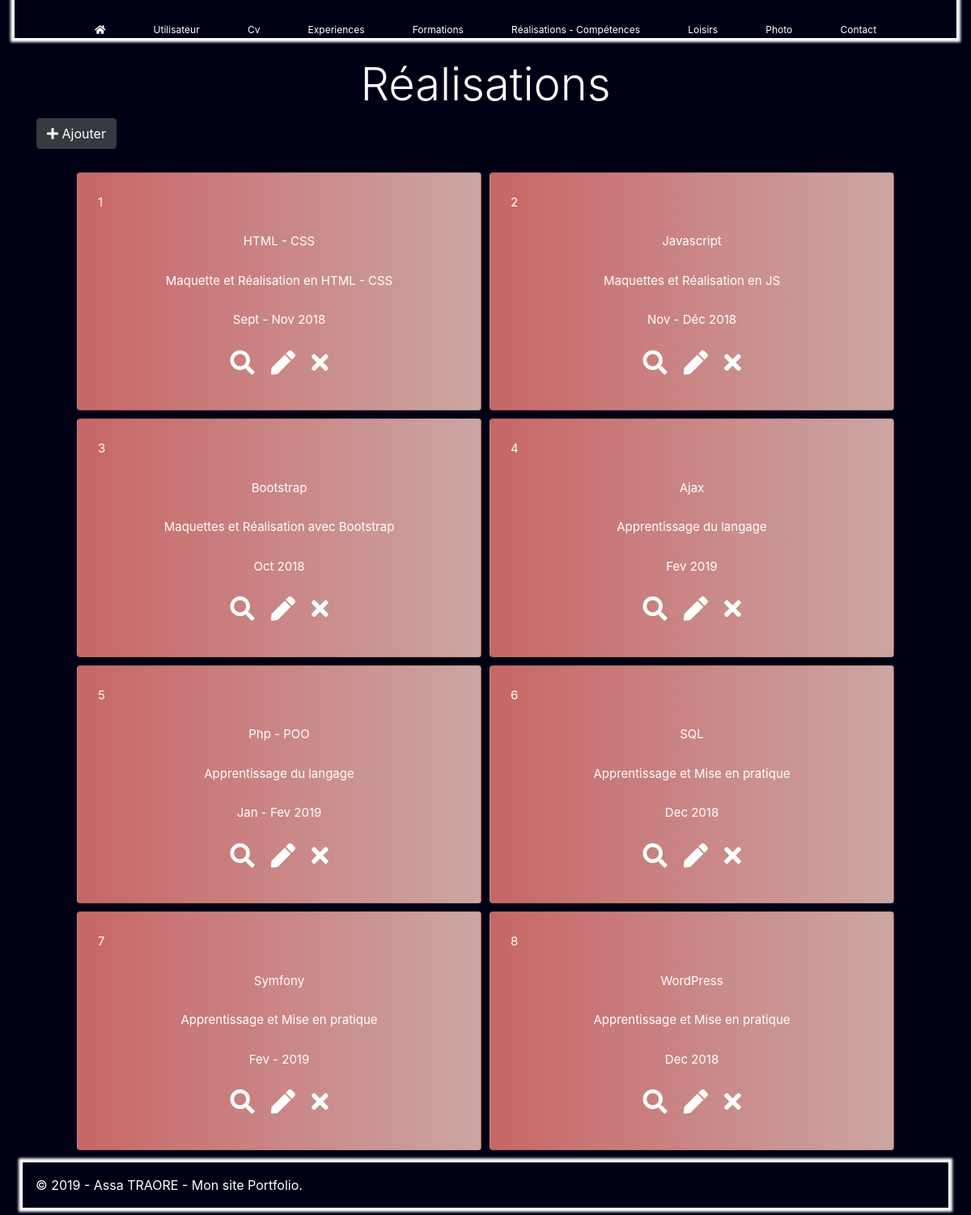
/admin/realisations.php, run on the app's committed database.
### tables this page shows
CREATE TABLE `realisations` (
  `id_realisations` int(3) NOT NULL,
  `competences` varchar(50) DEFAULT NULL,
  `description` text,
  `date_rea` varchar(50) DEFAULT NULL
);

### admin/controller/RealisationsController.php (called while the page is built, shortened)
<?php
class RealisationsController
{
    private $db;
    public function __construct()
    {
        $this->db = new \model\EntityRealisationsRepository;
    }
    public function handlerRequest()
    {
        try
        {
            $op = isset($_GET['op']) ? $_GET['op'] : NULL;
            if ($op == 'add' || $op == 'update') $this->save($op);
            elseif($op == 'select')$this->select();
            elseif($op == 'delete')$this->delete();
            else $this->selectAll();
        }
        catch(Exception $e)
        {
            throw new Exception($e->getMassage());
        }
    }
    public function render($layout, $template, $parameters = array())
    {
        extract($parameters);
        require "view/$template";
        return ob_end_flush();
    }
    public function selectAll()
    {
        $this->render('layout.php', 'donnees.php', array(
            'title'=>'Réalisations',
            'donnees'=>$this->db->selectAll(),
            'fields' =>$this->db->getFields(),
            'id' => 'id_' . $this->db->table
        ));
     }
}

### admin/realisations.php (called while the page is built, shortened)
<?php
$controller = new Controller\RealisationsController;
$controller->handlerRequest();

### admin/model/EntityRealisationsRepository.php (called while the page is built, shortened)
<?php
class EntityRealisationsRepository
{
    private $db;
    public $table;
    public function getDb()
    {
        if (!$this->db)
        {
            try {
                $xml = simplexml_load_file('app/config.xml');
                $this->table = $xml->table7;
                try
                {
                    $this->db = new \PDO("mysql:dbname=". $xml->db . ";host=" . $xml->host, $xml->user, $xml->password, array(\PDO::ATTR_ERRMODE =>\PDO::ERRMODE_EXCEPTION));
                }
                catch (\PDOException $e) {
                    die('Problème de connexion BDD' . $e->getMessage());
                }
            }
            catch (\PDOException $e) {
                die('Problème de fichier XML manquant'. $e->getMessage());
            }
        }
        return $this->db;
    }
    public function selectAll()
    {
        $q = $this->getDb()->query("SELECT * FROM " . $this->table);
        $r = $q->fetchAll(\PDO::FETCH_ASSOC);
        return $r;
    }
}

### admin/view/donnees.php (the view, shortened to what this page needs)
<div>
    <a href="?op=add" class="btn btn-larg btn-dark"><i class="fas fa-plus"></i> Ajouter</a>
    <br>
</div> <br>
<div class="row justify-content-center">
    <?php
    foreach ($donnees as $value) :
        ?>
        <div class="card">
            <div class="card-body">
                <div>
                    <p class="text-left">
                        <?= implode('</p><p>', $value) ?>
                    </p>
                    <p class="text-center">
                        <span class="p-2"> <a href="?op=select&id=<?= $value[$id] ?>"><i class="fas fa-search fa-2x"></i></a></span>
                        <span class="p-2"> <a href="?op=update&id=<?= $value[$id] ?>"><i class="fas fa-pen fa-2x"></i></a></span>
                        <span class="p-2"> <a href="?op=delete&id=<?= $value[$id] ?>"><i class="fas fa-times fa-2x"></i></a></span>
                    </p>
                </div>
            </div>
        </div>
    <?php endforeach; ?>
</div>

### admin/app/style.php (style rules this page uses)
body { background: #000014; color: white; width: 97%; margin: 0 auto; }
a { color: inherit; text-decoration: none; }
i { color: white; }
.card { background: linear-gradient(to left, rgb(204, 166, 164), rgb(199, 102, 102)); background: ; border-radius: 3px solid #000014; width: 500px; margin: 5px; }
.card p { text-align: center; font-size: 15px; padding: 5px; }

### data on the page
realisations: value "1 HTML - CSS Maquette et Réalisation en HTML - CSS Sept - Nov 2018"
realisations: value "2 Javascript Maquettes et Réalisation en JS Nov - Déc 2018"
realisations: value "3 Bootstrap Maquettes et Réalisation avec Bootstrap Oct 2018"
realisations: value "4 Ajax Apprentissage du langage Fev 2019"
realisations: value "5 Php - POO Apprentissage du langage Jan - Fev 2019"
realisations: value "6 SQL Apprentissage et Mise en pratique Dec 2018"
realisations: value "7 Symfony Apprentissage et Mise en pratique Fev - 2019"
realisations: value "8 WordPress Apprentissage et Mise en pratique Dec 2018"

### other printed values
$title "Réalisations"
